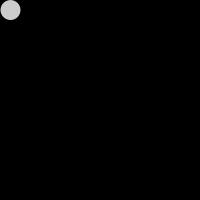
Frame 1 (no input)
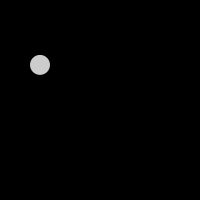
Frame 60 (the mouse pressed at the canvas centre just before this capture)
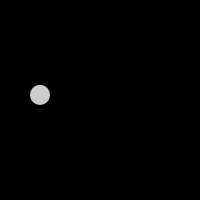
Frame 120 (the mouse held since frame 60 and released just before this capture)

The Processing sketch that drew these frames (run headless with seeded random() and noise(); from frame 60 on, the mouse is pressed at the canvas centre):

// Processing sketch: processing_121725
// ── processing_121725.pde

float balle_ressort = 0.05;
float gravite = 0.03;
float balle_x = 10, balle_y = 10;
float balle_xref, balle_yref; // coordonnees de la balle sauvegardees quand la souris est pressee
float balle_diametre = 20;
float balle_varx = 0.5;
float balle_vary = 0;

boolean souris_sur_balle = false;  // true si la souris est sur la balle
boolean souris_bouge_balle = false;  // true si la souris est sur la balle et le bouton est pressé

void setup() 

{
  size(200, 200);
  noStroke();
  smooth();
}



void draw() 

{
  background(0);
  balle_collision();
  balle_move();
  balle_display();  
}

void balle_collision() {
  
} 

void balle_move() {
  if (!souris_bouge_balle) {  
    balle_vary = balle_vary+gravite;
    balle_x = balle_x+balle_varx;
    
    balle_y = balle_y+balle_vary;
    
    if (balle_x + balle_diametre/2 > width) {
    
      balle_x = width - balle_diametre/2;
    
      balle_varx = balle_varx*-0.9; 
    
    }

    else if (balle_x - balle_diametre/2 < 0) {
    
      balle_x = balle_diametre/2;
    
      balle_varx = balle_varx*-0.9;
    
    }
    
    if (balle_y + balle_diametre/2 > height) {
    
      balle_y = height - balle_diametre/2;
    
      balle_vary = balle_vary*-0.9; 
    
    } 
    
    else if (balle_y - balle_diametre/2 < 0) {
    
      balle_y = balle_diametre/2;
    
      balle_vary = balle_vary*-0.9;
    
    }
  }
  
  // vérifions si la souris est sur la  balle
  if((mouseX-balle_x)*(mouseX-balle_x)+(mouseY-balle_y)*(mouseY-balle_y) < balle_diametre) {

    souris_sur_balle = true;

  } else {

    souris_sur_balle = false;

  }
}

  

void balle_display() {

  fill(255, 204);

  ellipse(balle_x, balle_y, balle_diametre, balle_diametre);

}

// On s'occupe de la souris
void mousePressed() {
  if(souris_sur_balle) {
    souris_bouge_balle = true;
  }
  balle_x=10;
  balle_y=10;
  balle_varx=0.5;balle_vary=0.5;
}

void mouseReleased()
{
  if (souris_bouge_balle) {
    souris_bouge_balle = false;
  }
}
